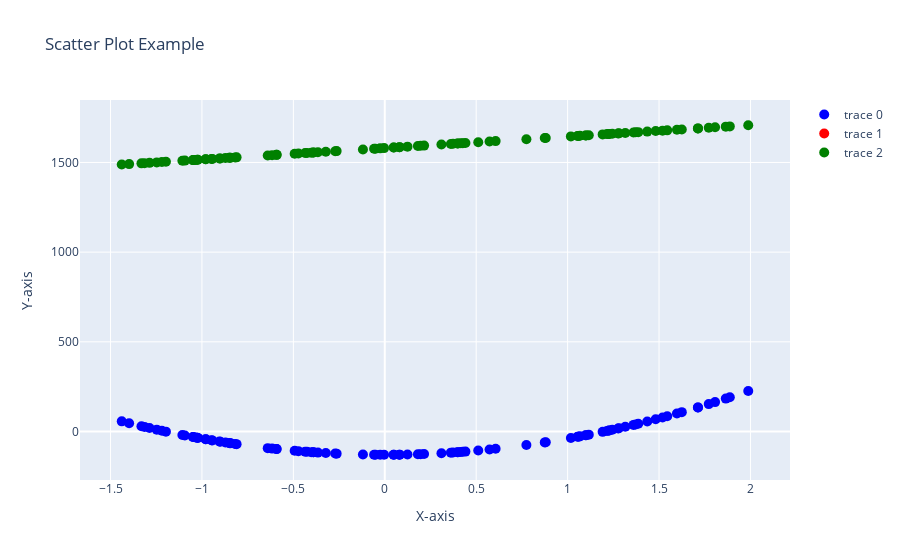

The cell this chart's notebook holds for it:
### Code cell
fig = go.Figure(data=go.Scatter(x=X_test, y=Y_test, mode='markers', marker=dict(color='blue', size=10)))

fig.add_trace(go.Scatter(x=X_test, y=pred1.reshape(-1), mode='markers', marker=dict(color='red', size=10)))
fig.add_trace(go.Scatter(x=X_test, y=pred0.reshape(-1), mode='markers', marker=dict(color='green', size=10)))

fig.update_layout(title="Scatter Plot Example", xaxis_title="X-axis", yaxis_title="Y-axis")

fig.show()
